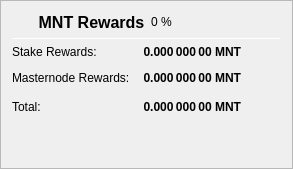
                   <widget class="QFrame" name="frame_ZerocoinBalances">
                    <property name="frameShape">
                     <enum>QFrame::StyledPanel</enum>
                    </property>
                    <property name="frameShadow">
                     <enum>QFrame::Raised</enum>
                    </property>
                    <layout class="QVBoxLayout" name="verticalLayout_7">
                     <item>
                      <layout class="QHBoxLayout" name="horizontalLayout_8" stretch="0,0,0">
                       <item>
                        <widget class="QLabel" name="label_5z_3">
                         <property name="minimumSize">
                          <size>
                           <width>0</width>
                           <height>20</height>
                          </size>
                         </property>
                         <property name="font">
                          <font>
                           <pointsize>12</pointsize>
                           <weight>75</weight>
                           <bold>true</bold>
                          </font>
                         </property>
                         <property name="text">
                          <string>      MNT Rewards</string>
                         </property>
                        </widget>
                       </item>
                       <item>
                        <widget class="QLabel" name="labelzMNTPercent">
                         <property name="text">
                          <string notr="true">0 %</string>
                         </property>
                        </widget>
                       </item>
                       <item>
                        <spacer name="horizontalSpacer_11">
                         <property name="orientation">
                          <enum>Qt::Horizontal</enum>
                         </property>
                         <property name="sizeHint" stdset="0">
                          <size>
                           <width>40</width>
                           <height>20</height>
                          </size>
                         </property>
                        </spacer>
                       </item>
                      </layout>
                     </item>
                     <item>
                      <widget class="Line" name="line_ZerocoinBalance">
                       <property name="minimumSize">
                        <size>
                         <width>0</width>
                         <height>1</height>
                        </size>
                       </property>
                       <property name="maximumSize">
                        <size>
                         <width>16777215</width>
                         <height>1</height>
                        </size>
                       </property>
                       <property name="orientation">
                        <enum>Qt::Horizontal</enum>
                       </property>
                      </widget>
                     </item>
                     <item>
                      <layout class="QGridLayout" name="gridLayout_5">
                       <property name="spacing">
                        <number>12</number>
                       </property>
                       <item row="1" column="0">
                        <widget class="QLabel" name="labelStakeRewardsText">
                         <property name="toolTip">
                          <string>Amount of rewards received through staking (Proof-of-Stake).</string>
                         </property>
                         <property name="text">
                          <string>Stake Rewards:</string>
                         </property>
                        </widget>
                       </item>
                       <item row="1" column="1">
                        <widget class="QLabel" name="labelStakeRewards">
                         <property name="font">
                          <font>
                           <weight>75</weight>
                           <bold>true</bold>
                          </font>
                         </property>
                         <property name="cursor">
                          <cursorShape>IBeamCursor</cursorShape>
                         </property>
                         <property name="textInteractionFlags">
                          <set>Qt::LinksAccessibleByMouse|Qt::TextSelectableByKeyboard|Qt::TextSelectableByMouse</set>
                         </property>
                         <property name="toolTip">
                          <string>Amount of rewards received through staking (Proof-of-Stake).</string>
                         </property>
                         <property name="text">
                          <string notr="true">0.000 000 00 MNT</string>
                         </property>
                         <property name="alignment">
                          <set>Qt::AlignRight|Qt::AlignTrailing|Qt::AlignVCenter</set>
                         </property>
                        </widget>
                       </item>
                       <item row="2" column="0">
                        <widget class="QLabel" name="labelMasternodeRewardsText">
                         <property name="toolTip">
                          <string>Amount of rewards received through masternodes.</string>
                         </property>
                         <property name="text">
                          <string>Masternode Rewards:</string>
                         </property>
                        </widget>
                       </item>
                       <item row="2" column="1">
                        <widget class="QLabel" name="labelMasternodeRewards">
                         <property name="font">
                          <font>
                           <weight>75</weight>
                           <bold>true</bold>
                          </font>
                         </property>
                         <property name="cursor">
                          <cursorShape>IBeamCursor</cursorShape>
                         </property>
                         <property name="textInteractionFlags">
                          <set>Qt::LinksAccessibleByMouse|Qt::TextSelectableByKeyboard|Qt::TextSelectableByMouse</set>
                         </property>
                         <property name="toolTip">
                          <string>Amount of rewards received through masternodes.</string>
                         </property>
                         <property name="text">
                          <string notr="true">0.000 000 00 MNT</string>
                         </property>
                         <property name="alignment">
                          <set>Qt::AlignRight|Qt::AlignTrailing|Qt::AlignVCenter</set>
                         </property>
                        </widget>
                       </item>
                       <item row="4" column="0">
                        <widget class="QLabel" name="labelzBalanceText">
                         <property name="toolTip">
                          <string>Total amount of rewards including masternode and staking.</string>
                         </property>
                         <property name="text">
                          <string>Total:</string>
                         </property>
                        </widget>
                       </item>
                       <item row="4" column="1">
                        <widget class="QLabel" name="labelzBalance">
                         <property name="font">
                          <font>
                           <weight>75</weight>
                           <bold>true</bold>
                          </font>
                         </property>
                         <property name="cursor">
                          <cursorShape>IBeamCursor</cursorShape>
                         </property>
                         <property name="toolTip">
                          <string>Total amount of rewards including masternode and staking.</string>
                         </property>
                         <property name="text">
                          <string notr="true">0.000 000 00 MNT</string>
                         </property>
                         <property name="alignment">
                          <set>Qt::AlignRight|Qt::AlignTrailing|Qt::AlignVCenter</set>
                         </property>
                         <property name="textInteractionFlags">
                          <set>Qt::LinksAccessibleByMouse|Qt::TextSelectableByKeyboard|Qt::TextSelectableByMouse</set>
                         </property>
                        </widget>
                       </item>
                       <item row="4" column="2">
                        <spacer name="horizontalSpacer_4">
                         <property name="orientation">
                          <enum>Qt::Horizontal</enum>
                         </property>
                         <property name="sizeHint" stdset="0">
                          <size>
                           <width>40</width>
                           <height>20</height>
                          </size>
                         </property>
                        </spacer>
                       </item>
                      </layout>
                     </item>
                     <item>
                      <spacer name="verticalSpacer_4">
                       <property name="orientation">
                        <enum>Qt::Vertical</enum>
                       </property>
                       <property name="sizeHint" stdset="0">
                        <size>
                         <width>20</width>
                         <height>40</height>
                        </size>
                       </property>
                      </spacer>
                     </item>
                    </layout>
                   </widget>
